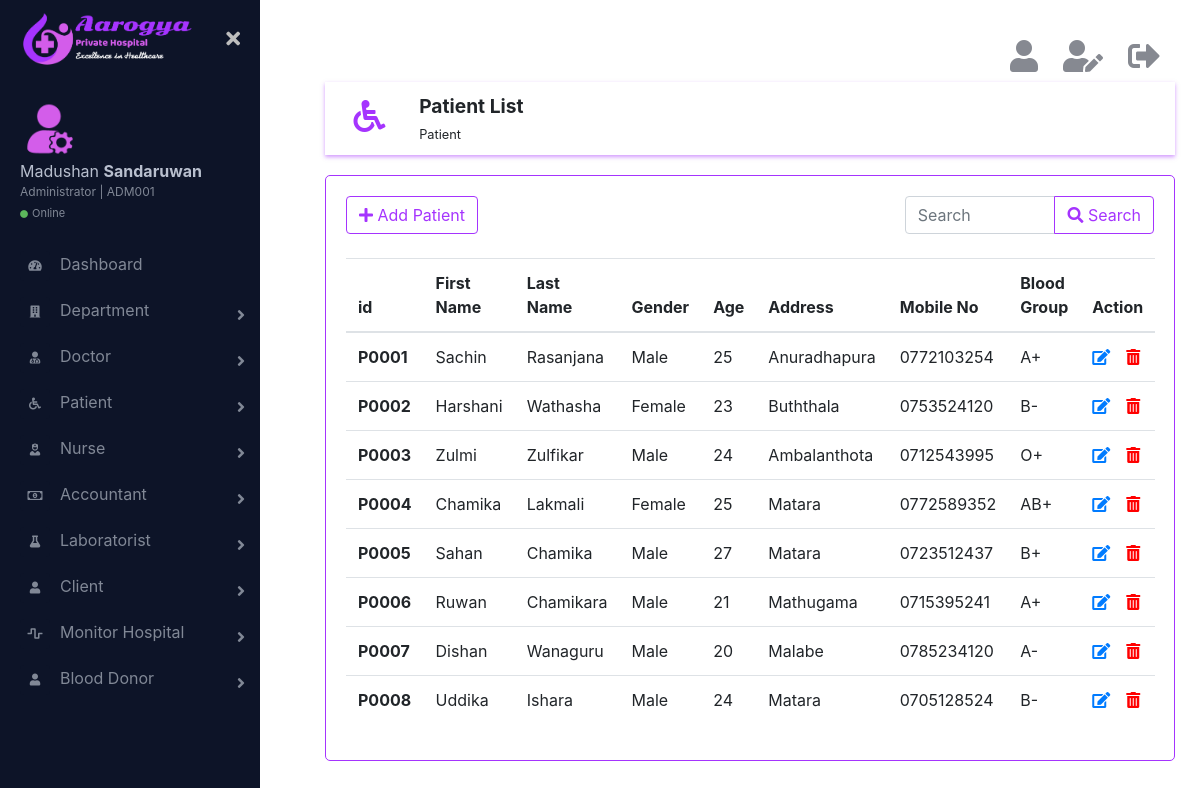
The app's page /html/patientList.php (signed in) with its own data.
### tables this page shows
CREATE TABLE IF NOT EXISTS `patient` (
  `id` char(5) NOT NULL,
  `firstName` varchar(20) NOT NULL,
  `lastName` varchar(20) NOT NULL,
  `gender` varchar(6) NOT NULL,
  `age` int(11) NOT NULL,
  `address` varchar(100) NOT NULL,
  `mobile` char(10) NOT NULL,
  `bloodGroup` varchar(3) NOT NULL,
  `is_deleted` int(11) NOT NULL,
  PRIMARY KEY (`id`)
);

### html/patientList.php (the view, shortened to what this page needs)
<?php
    require_once('../connection/connection.php');
?>
<!DOCTYPE html>
<html lang="en">
    <head>
        <link rel="stylesheet" href="../css/bootstrap.min.css">
        <link href="https://cdnjs.cloudflare.com/ajax/libs/font-awesome/5.10.0-11/css/all.css" rel="stylesheet">
        <link href="../css/main.css" rel="stylesheet">
    </head>
    <body>
        <div class="page-wrapper chiller-theme toggled">
            <?php
                require_once('sidebar.php');
            ?>
            <main class="page-content">
                <div class="container">
                    <?php
                        require_once('logoutbar.php');
                    ?>
                    <div class="row topic">
                        <div class="col-md-1 topic-logo">
                            <i class="fas fa-wheelchair fa-2x"></i>
                        </div>
                        <div class="col-md-11">
                            <span class="font-weight-bold"><big>Patient List</big><br><small>Patient</small></span>
                        </div>
                    </div>
                    <div class="row">
                        <div class="col-md-12 form">
                            <div class="row">
                                <div class="col-md-8">
                                    <a href="addPatient.php" ><button type="button" class="btn btn-outline-primary"><i class="fas fa-plus"></i>  Add Patient</button></a>
                                </div>
                                <div class="col-md-4">
                                    <div class="input-group">
                                        <input type="search" class="form-control" placeholder="Search">
                                        <div class="input-group-append">
                                            <button class="btn btn-outline-primary" type="button"><i class="fas fa-search"></i> Search</button>
                                        </div>
                                    </div>
                                </div>
                            </div>
                            <br>
                            <table class="table">
                              <thead>
                                  <tr>
                                      <th scope="col">id</th>
                                      <th scope="col">First Name</th>
                                      <th scope="col">Last Name</th>
                                      <th scope="col">Gender</th>
                                      <th scope="col">Age</th>
                                      <th scope="col">Address</th>
                                      <th scope="col">Mobile No</th>
                                      <th scope="col">Blood Group</th>
                                      <?php
                                        if($_SESSION['role'] != ''){
                                            echo "<th scope='col'>Action</th>";
                                        }
                                    ?>
                                  </tr>
                              </thead>
                              <tbody>
                                  <?php
                                    $query = "SELECT * FROM `patient` WHERE `is_deleted` = 0 ORDER BY `id`";
                                    $result_set = mysqli_query($con,$query);
                                    if (mysqli_num_rows($result_set) >= 1) {
                                        while($pat = mysqli_fetch_assoc($result_set)){
                                            echo "<tr>";
                                            echo "<th scope='row'>".$pat['id']."</th>";
                                            echo "<td>".$pat['firstName']."</td>";
                                            echo "<td>".$pat['lastName']."</td>";
                                            echo "<td>".$pat['gender']."</td>";
                                            echo "<td>".$pat['age']."</td>";
                                            echo "<td>".$pat['address']."</td>";
                                            echo "<td>".$pat['mobile']."</td>";
                                            echo "<td>".$pat['bloodGroup']."</td>";
                                            if($_SESSION['role'] != ''){
                                                echo "<td><a href=\"#\"><i class='fas fa-edit mr-3' data-toggle='tooltip' title='Edit'></i></a><a href='patientList.php?id={$pat['id']}' onclick=\"return confirm('Are you sure to delete this information ?');\"><i class='fas fa-trash-alt' data-toggle='tooltip' title='Delete' style='color:red;'></i></a></td>";
                                            }
                                            echo "</tr>";
                                        }
                                    } else {
                                        echo "<tr><td><h4 class='text-danger'>No records</h4></td></tr>";
                                    }
                                  ?>
                              </tbody>
                            </table>
                        </div>
                    </div>
                </div>
            </main>
        </div>
    </body>
    </html>

### css/main.css (style rules this page uses)
.page-wrapper { height: 100vh; }
@media screen and (min-width: 700px) { .page-wrapper.toggled .page-content { padding-left: 300px; } }
.page-wrapper .page-content { display: inline-block; width: 100%; padding-left: 0px; padding-top: 20px; }
.page-wrapper .page-content > div { padding: 20px 40px; }
.page-wrapper .page-content { overflow-x: hidden; }
.topic { box-shadow: 0 2px 4px rgba(165, 52, 254, 0.5); padding: 10px; }
.topic-logo { display: inline-block; text-align: center; color: rgb(165, 52, 254); margin-top: 8px; }
.form { margin-top: 20px; border: 1px solid rgb(165, 52, 254); border-radius: 5px; padding: 20px; }

### records on screen
patient: id "P0001", firstName "Sachin", lastName "Rasanjana", gender "Male", age "25", address "Anuradhapura", mobile "0772103254", bloodGroup "A+"
patient: id "P0002", firstName "Harshani", lastName "Wathasha", gender "Female", age "23", address "Buththala", mobile "0753524120", bloodGroup "B-"
patient: id "P0003", firstName "Zulmi", lastName "Zulfikar", gender "Male", age "24", address "Ambalanthota", mobile "0712543995", bloodGroup "O+"
patient: id "P0004", firstName "Chamika", lastName "Lakmali", gender "Female", age "25", address "Matara", mobile "0772589352", bloodGroup "AB+"
patient: id "P0005", firstName "Sahan", lastName "Chamika", gender "Male", age "27", address "Matara", mobile "0723512437", bloodGroup "B+"
patient: id "P0006", firstName "Ruwan", lastName "Chamikara", gender "Male", age "21", address "Mathugama", mobile "0715395241", bloodGroup "A+"
patient: id "P0007", firstName "Dishan", lastName "Wanaguru", gender "Male", age "20", address "Malabe", mobile "0785234120", bloodGroup "A-"
patient: id "P0008", firstName "Uddika", lastName "Ishara", gender "Male", age "24", address "Matara", mobile "0705128524", bloodGroup "B-"

### other values on screen
$_SESSION['firstName'] "Madushan"
$_SESSION['lastName'] "Sandaruwan"
$_SESSION['id'] "ADM001"
